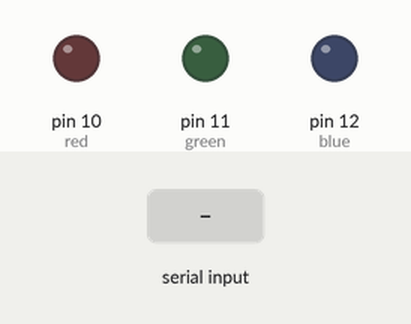
Bench run of a sketch on a simulated Arduino Uno, built with avr-gcc and run on an emulated ATmega328P. On the bench: output pins drawn as LEDs (lit = HIGH). The inputs (shaded band) are chosen by the test bench.

Above: at 1.2 s.
1.3 s: "1" received over Serial
At 2.1 s:
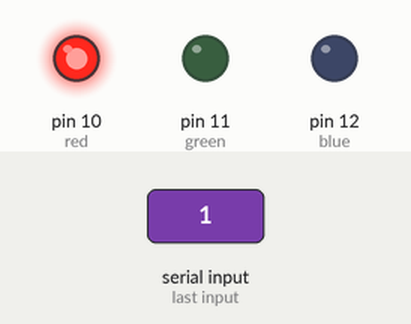
2.8 s: "2" received over Serial
At 3.3 s:
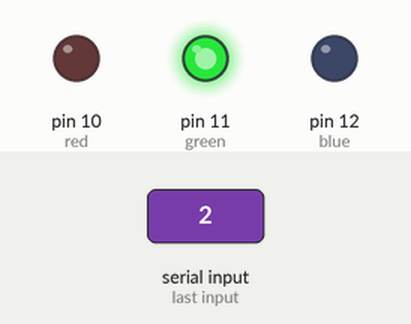
4.3 s: "3" received over Serial
At 5.5 s:
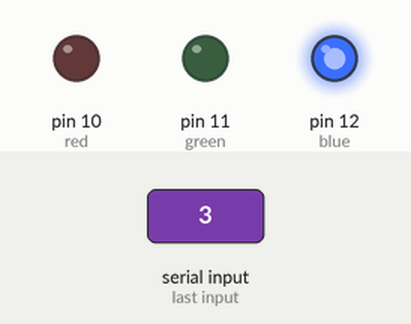
5.8 s: "9" received over Serial
At 6.8 s:
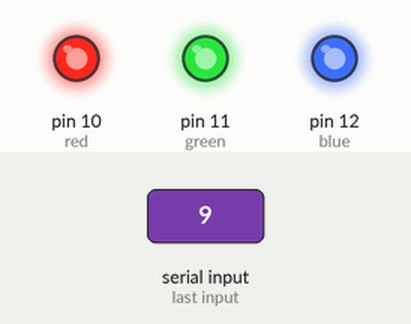
7.3 s: "0" received over Serial
At 7.9 s:
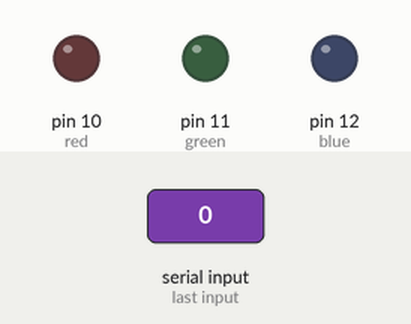
Timing chart, 0 to 9.8 s (numbered marks = the images above; inputs shaded):
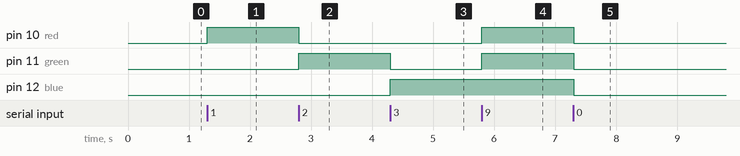

Measured:
- after the input at 1.3 s, pin 10 (red): LOW → HIGH at once
- after the input at 2.8 s, pin 10 (red): HIGH → LOW at once; pin 11 (green): LOW → HIGH at once
- after the input at 4.3 s, pin 11 (green): HIGH → LOW at once; pin 12 (blue): LOW → HIGH at once
- after the input at 5.8 s, pin 10 (red), pin 11 (green): LOW → HIGH at once
- after the input at 7.3 s, pin 10 (red), pin 11 (green), pin 12 (blue): HIGH → LOW at once

The sketch:

serial_monitor.ino
```cpp
int red = 10;
int green = 11;
int blue = 12;

void setup() {
  // put your setup code here, to run once:
  Serial.begin(9600);
  pinMode(red, OUTPUT); // 디지털 핀 10을 출력핀으로 설정
  pinMode(green, OUTPUT); // 디지털 핀 11을 출력핀으로 설정
  pinMode(blue, OUTPUT); // 디지털 핀 12을 출력핀으로 설정

}

void loop() {
  // put your main code here, to run repeatedly:
  if (Serial.available() > 0) {
    char c = Serial.read();
    if (c == '0') { // all off
      digitalWrite(red, LOW); // 디지털 핀 10 LOW 설정
      digitalWrite(green, LOW); // 디지털 핀 11 LOW 설정
      digitalWrite(blue, LOW); // 디지털 핀 12 LOW 설정
    } else if (c == '1') { // red on
      digitalWrite(red, HIGH); // 디지털 핀 10 HIGH 설정
      digitalWrite(green, LOW); // 디지털 핀 11 LOW 설정
      digitalWrite(blue, LOW); // 디지털 핀 12 LOW 설정
    } else if (c == '2') { // green on
      digitalWrite(red, LOW); // 디지털 핀 10 LOW 설정
      digitalWrite(green, HIGH); // 디지털 핀 11 HIGH 설정
      digitalWrite(blue, LOW); // 디지털 핀 12 LOW 설정
    } else if (c == '3') { //blue on
      digitalWrite(red, LOW); // 디지털 핀 10 LOW 설정
      digitalWrite(green, LOW); // 디지털 핀 11 LOW 설정
      digitalWrite(blue, HIGH); // 디지털 핀 12 HIGH 설정
    } else if (c == '9') { // all on
      digitalWrite(red, HIGH); // 디지털 핀 10 HIGH 설정
      digitalWrite(green, HIGH); // 디지털 핀 11 HIGH 설정
      digitalWrite(blue, HIGH); // 디지털 핀 12 HIGH 설정
    }
  }

}
```
